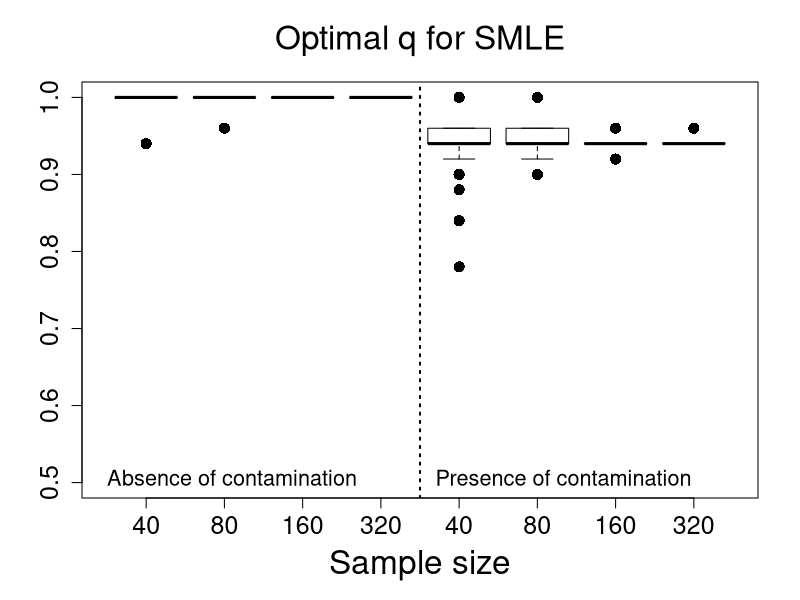
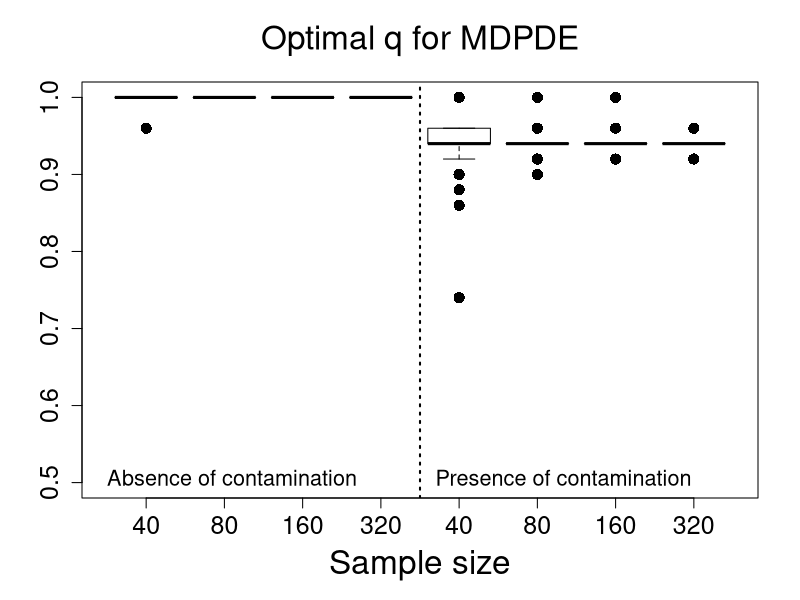

Write the R code that produced these figures, in order.

#**********************Optimal tuning values***************#
rm(list=ls())

data40 <- read.table("Qoptimal_Scenario4_n40.txt", h=T)
data80 <- read.table("Qoptimal_Scenario4_n80.txt", h=T)
data160 <- read.table("Qoptimal_Scenario4_n160.txt", h=T)
data320 <- read.table("Qoptimal_Scenario4_n320.txt", h=T)

SMLE_n40 <-  data40$qoptimal_SMLE;     SMLEC_n40 <-   data40$qoptimal_SMLE_C
MDPDE_n40 <- data40$qoptimal_MDPDE;    MDPDEC_n40 <-  data40$qoptimal_MDPDE_C
SMLE_n80 <-  data80$qoptimal_SMLE;     SMLEC_n80 <-   data80$qoptimal_SMLE_C
MDPDE_n80 <- data80$qoptimal_MDPDE;    MDPDEC_n80 <-  data80$qoptimal_MDPDE_C
SMLE_n160 <- data160$qoptimal_SMLE;    SMLEC_n160 <-  data160$qoptimal_SMLE_C
MDPDE_n160 <-data160$qoptimal_MDPDE;   MDPDEC_n160 <- data160$qoptimal_MDPDE_C
SMLE_n320 <- data320$qoptimal_SMLE;    SMLEC_n320 <-  data320$qoptimal_SMLE_C
MDPDE_n320 <-data320$qoptimal_MDPDE;   MDPDEC_n320 <- data320$qoptimal_MDPDE_C

#==================================================================
#==================================================================

par(mfrow=c(1,1))

boxplot(SMLE_n40,SMLE_n80,SMLE_n160,SMLE_n320,SMLEC_n40,SMLEC_n80,SMLEC_n160,SMLEC_n320
,main=expression( paste("Optimal ", q, " for SMLE")),
xlab="Sample size",ylab="",names=c(40,80, 160, 320,40,80, 160, 320),outline=T,
ylim=c(0.5,1.0), cex=1.5,cex.lab=2.0,cex.axis=1.5,cex.main=2.0, pch=16, col = NULL)
#abline(1.0,0,col=2,lty=2,lwd=2)
abline(v=4.5,lty=3,lwd=2)
legend(0.0,0.54,"Absence of contamination",bty="n",cex=1.3)
legend(4.2,0.54,"Presence of contamination",bty="n",cex=1.3)

boxplot(MDPDE_n40,MDPDE_n80,MDPDE_n160,MDPDE_n320,MDPDEC_n40,MDPDEC_n80,MDPDEC_n160,MDPDEC_n320,
main=expression( paste("Optimal ", q, " for MDPDE")),
xlab="Sample size",ylab="",names=c(40,80, 160, 320,40,80, 160, 320),outline=T,
ylim=c(0.5,1.0), cex=1.5,cex.lab=2.0,cex.axis=1.5,cex.main=2.0, pch=16, col = NULL)
abline(v=4.5,lty=3,lwd=2)
legend(0.0,0.54,"Absence of contamination",bty="n",cex=1.3)
legend(4.2,0.54,"Presence of contamination",bty="n",cex=1.3)


#Median optimal tuning constants

#SMLE
apply(cbind(SMLE_n40,SMLE_n80,SMLE_n160,SMLE_n320,SMLEC_n40,SMLEC_n80,SMLEC_n160,SMLEC_n320),2,median)

#MDPDE
apply(cbind(MDPDE_n40,MDPDE_n80,MDPDE_n160,MDPDE_n320,MDPDEC_n40,MDPDEC_n80,MDPDEC_n160,MDPDEC_n320),2,median)




